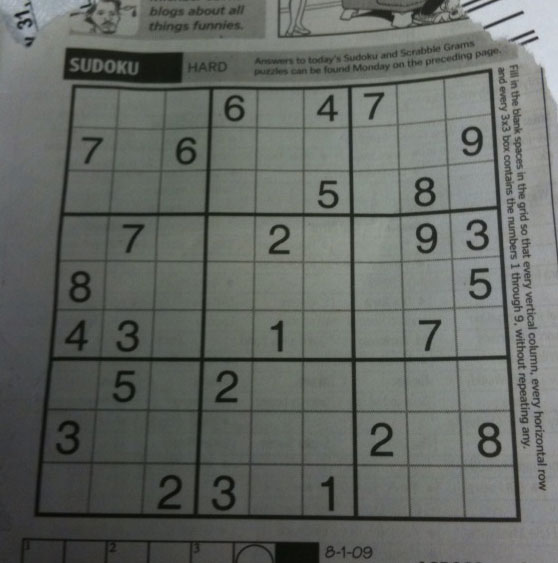
#> input picture sudoku.png, 558 x 563 px
$ python AdaptiveThresholding.py
#> lines starting #> are read from the running program, lines starting #| are printed output that depends on the picture
import cv2 as cv

def nothing(x):
    pass

img = cv.imread("sudoku.png",0)
#> img: shape (563, 558); min 7, max 218, mean 101.8
cv.namedWindow("Customize")
cv.createTrackbar("Max value", "Customize",255,255,nothing)
cv.createTrackbar("Block", "Customize",1,100,nothing)
cv.createTrackbar("C", "Customize",0,30,nothing)
cv.setTrackbarMin("Block", "Customize",1)
cv.imshow('Customize', img)
while True:
    max_value = cv.getTrackbarPos("Max value", "Customize")
    block = cv.getTrackbarPos("Block", "Customize")*2 +1
    c= cv.getTrackbarPos("C", "Customize")
    adpt_th_mean_c = cv.adaptiveThreshold(img,max_value,cv.ADAPTIVE_THRESH_MEAN_C,cv.THRESH_BINARY,block,c)
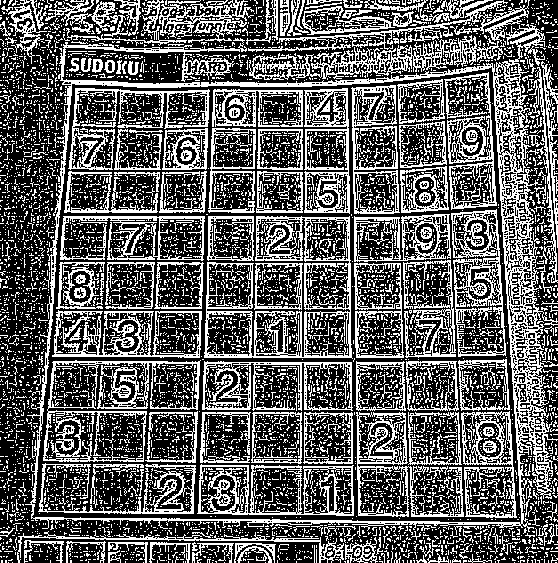
#> adpt_th_mean_c: shape (563, 558); 37% white in thin lines or dots
    adpt_th_gaussian_c = cv.adaptiveThreshold(img,max_value,cv.ADAPTIVE_THRESH_GAUSSIAN_C,cv.THRESH_BINARY,block,c)
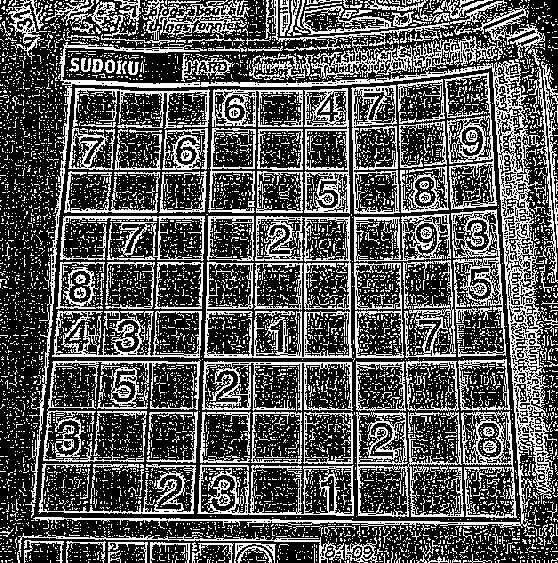
#> adpt_th_gaussian_c: shape (563, 558); 33.5% white in thin lines or dots
    cv.imshow("Adaptive tresholding mean c", adpt_th_mean_c)
    cv.imshow("Adaptive thresholding gaussian c",adpt_th_gaussian_c)
    if cv.waitKey(100) == ord('b'):
#> (key Esc is pressed here)
        break
cv.waitKey(0)
cv.destroyAllWindows()

$ run again, with Noise_salt_and_pepper.png copied over sudoku.png
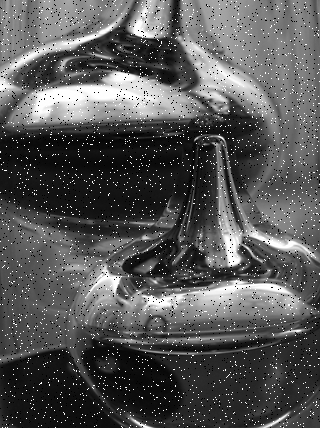
#> input picture Noise_salt_and_pepper.png, 320 x 428 px
#> img is the input picture: shape (428, 320); min 0, max 255, mean 86.8
#> `adpt_th_mean_c = cv.adaptiveThreshold(img,max_value,cv.ADAPTIVE_THRESH..`:
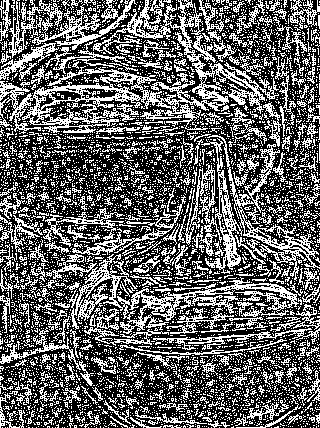
#> adpt_th_mean_c: shape (428, 320); 38.7% white in thin lines or dots
#> `adpt_th_gaussian_c = cv.adaptiveThreshold(img,max_value,cv.ADAPTIVE_TH..`:
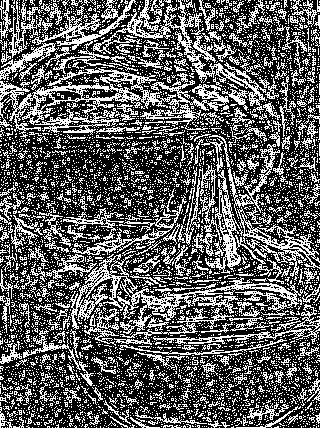
#> adpt_th_gaussian_c: shape (428, 320); 36.7% white in thin lines or dots
